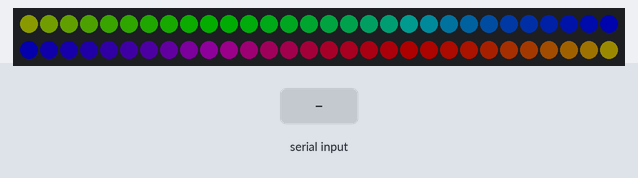
This sketch was run on a simulated Arduino Uno, built with avr-gcc and run on an emulated ATmega328P. Parts: 60 RGB LEDs in strip order, left to right, continuing on the next row. The inputs (shaded band) are chosen by the test bench. Dim RGB values are drawn brighter than linear.

Above: at 1.2 s.
1.3 s: "R" received over Serial
At 6.3 s:
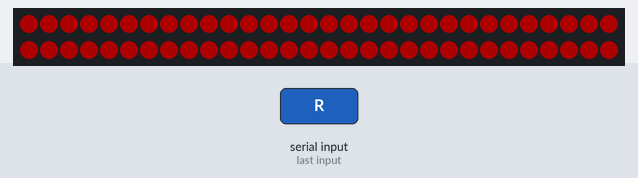
6.9 s: "t" received over Serial
At 7.08 s:
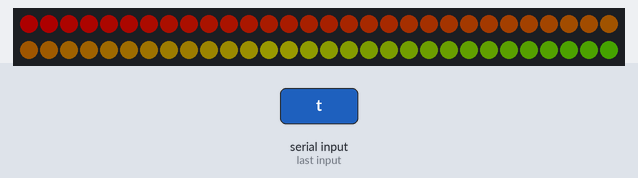
11.8 s: "G" received over Serial
At 13.1 s:
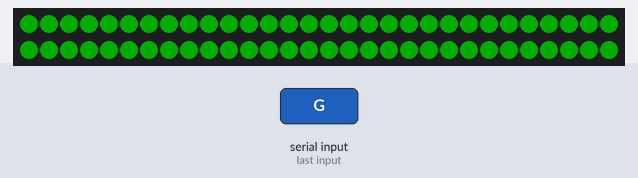
13.6 s: "B" received over Serial
At 14.8 s:
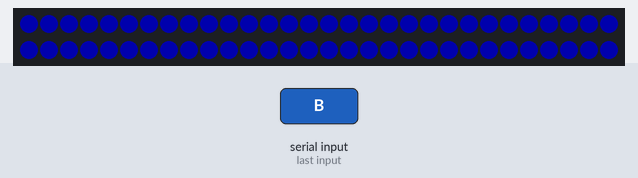
15.3 s: "W" received over Serial
At 16.5 s:
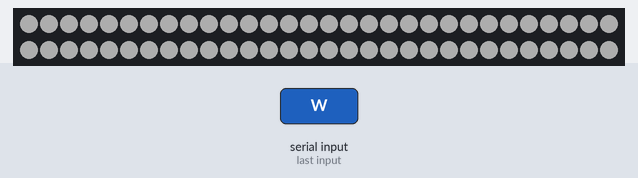
Timing chart, 0 to 18.0 s (numbered marks = the images above; inputs shaded):
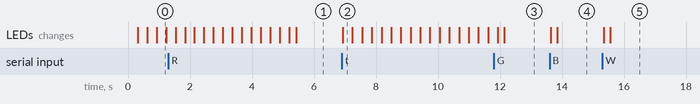

Measured:
- after the input at 1.3 s, the LEDs: first differ from a run without the input after 4.1 s (image 1)
- after the input at 6.9 s, the LEDs: change at once (image 2)
- after the input at 11.8 s, the LEDs: first differ from a run without the input after 0.34 s (image 3)
- after the input at 13.6 s, the LEDs: first change at once (image 4 shows a later state)
- after the input at 15.3 s, the LEDs: first change after 0.05 s (image 5 shows a later state)

The sketch:

ardunio_script.ino
```cpp
#include <Adafruit_NeoPixel.h>
#ifdef __AVR__
  #include <avr/power.h>
#endif

#define PIN 6

// Parameter 1 = number of pixels in strip
// Parameter 2 = Arduino pin number (most are valid)
// Parameter 3 = pixel type flags, add together as needed:
//   NEO_KHZ800  800 KHz bitstream (most NeoPixel products w/WS2812 LEDs)
//   NEO_KHZ400  400 KHz (classic 'v1' (not v2) FLORA pixels, WS2811 drivers)
//   NEO_GRB     Pixels are wired for GRB bitstream (most NeoPixel products)
//   NEO_RGB     Pixels are wired for RGB bitstream (v1 FLORA pixels, not v2)
//   NEO_RGBW    Pixels are wired for RGBW bitstream (NeoPixel RGBW products)
Adafruit_NeoPixel strip = Adafruit_NeoPixel(60, PIN, NEO_GRB + NEO_KHZ800);

int brightness = 50;
int speedVal = 15;

void setup() {

  Serial.begin(9600);
  strip.begin();
  strip.setBrightness(brightness);
  strip.show();
}

void handleSerial();
void functionSelector();
void dualColor();
int Red, Green, Blue, r1, g1, b1, r2, g2, b2;

void loop() {

  handleSerial();
  functionSelector();
}

int selectedFunction = 0;

void functionSelector() {
  switch (selectedFunction){
    case 0:
      rainbowCycle(speedVal);
    break;
    case 1:
      colorWipe(strip.Color(255, 0, 0), 1);
    break;
    case 2:
      colorWipe(strip.Color(0, 255, 0), 1);
    break;
    case 3:
      colorWipe(strip.Color(0, 0, 255), 1);
    break;
    case 4:
      rainbow(speedVal);
    break;
    case 5:
      colorWipe(strip.Color(255, 255, 255), 1);
    break;
    case 6:
      colorWipe(strip.Color(Red, Green, Blue), 1);
    break;
    case 7:
      dualColor(strip.Color(r1,g1,b1), strip.Color(r2,b2,b2), 1);
    break;
  }
}

void dualColor(uint32_t c2, uint32_t c1, uint8_t wait) {
  for (uint16_t i=0; i < strip.numPixels() * 0.5; i++) {
    strip.setPixelColor(i, c1);
    strip.show();
    delay(wait);
  }
  for (uint16_t i = strip.numPixels() * 0.5; i < strip.numPixels(); i++) {
    strip.setPixelColor(i, c2);
    strip.show();
    delay(wait);
  }
}

void colorWipe(uint32_t c, uint8_t wait) {
  for(uint16_t i=0; i<strip.numPixels(); i++) {
    strip.setPixelColor(i, c);
    strip.show();
    delay(wait);
  }
}

uint32_t Wheel(byte WheelPos) {
  WheelPos = 255 - WheelPos;
  if(WheelPos < 85) {
    return strip.Color(255 - WheelPos * 3, 0, WheelPos * 3);
  }
  if(WheelPos < 170) {
    WheelPos -= 85;
    return strip.Color(0, WheelPos * 3, 255 - WheelPos * 3);
  }
  WheelPos -= 170;
  return strip.Color(WheelPos * 3, 255 - WheelPos * 3, 0);
}


void rainbow(uint8_t wait) {
  uint16_t i, j;

  for(j=0; j<256; j++) {
    for(i=0; i<strip.numPixels(); i++) {
      strip.setPixelColor(i, Wheel((i+j) & 255));
    }
    strip.show();
    delay(wait);
  }
}

void setB(int b) {
  brightness += b;

  if (brightness > 100) {
    brightness = 100;
  }
  else if (brightness < 0) {
    brightness = 0;
  }
}

void setS(int b) {
  speedVal += b;

  if (speedVal > 30) {
    speedVal = 30;
  }
  else if (speedVal < 0) {
    speedVal = 0;
  }
}

void rainbowCycle(uint8_t wait) {
  uint16_t i, j;
  for(j=0; j<256; j++) { // 5 cycles of all colors on wheel
    for(i=0; i< strip.numPixels(); i++) {
      strip.setPixelColor(i, Wheel(((i * 256 / strip.numPixels()) + j) & 255));
    }
    strip.show();
    delay(wait);
  }
}

void handleSerial() {
 if (Serial.available() >0) {
  while (Serial.available() > 0) {
   char incomingCharacter = Serial.read();

   switch (incomingCharacter) {
     case 'R':
      selectedFunction = 1;
      break;
     case 'G':
      selectedFunction = 2;
      break;
     case 'B':
      selectedFunction = 3;
      break;
     case 'r':
      selectedFunction = 0;
      break;
     case 't':
      selectedFunction = 4;
      break;
     case 'W':
      selectedFunction = 5;
      break;
     case 'C':
      while(!Serial.available()){}
      Red = Serial.read();
      while(!Serial.available()){}
      Green = Serial.read();
      while(!Serial.available()){}
      Blue = Serial.read();
      selectedFunction = 6;
      break;
    case 'd':
      while(!Serial.available()){}
      r1 = Serial.read();
      while(!Serial.available()){}
      g1 = Serial.read();
      while(!Serial.available()){}
      b1 = Serial.read();
      while(!Serial.available()){}
      r2 = Serial.read();
      while(!Serial.available()){}
      g2 = Serial.read();
      while(!Serial.available()){}
      b2 = Serial.read();
      selectedFunction = 7;
      break;
    case '[':
      setS(5);
      break;
    case ']':
      setS(-5);
      break;
    case '*':
      speedVal = 15;
      break;
    case 'b':
      while(!Serial.available()){}
      brightness = Serial.read();
      strip.setBrightness(brightness);
      break;
    }
   }
  }
  else {
    setB(-100);
  }
}


// Input a value 0 to 255 to get a color value.
// The colours are a transition r - g - b - back to r.
```
